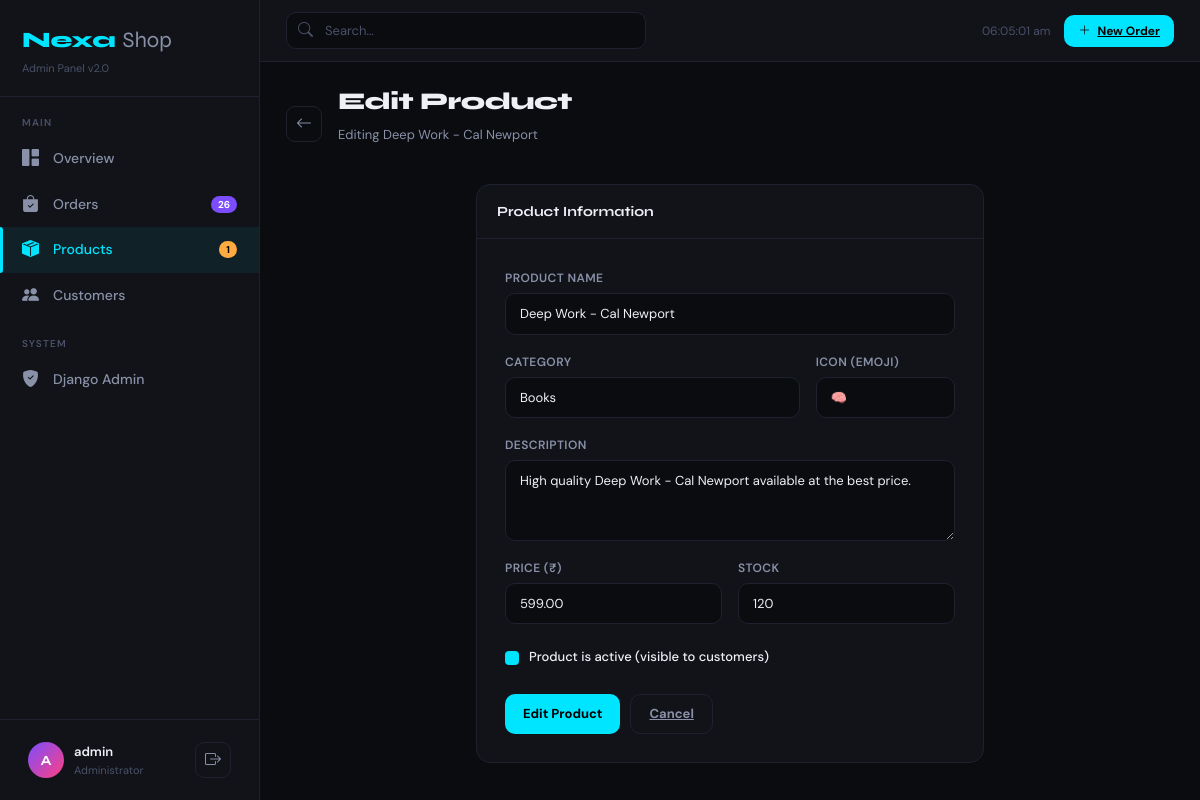
The app's page /products/25/edit/ (signed in) with its own data.
### dashboard/models.py (models this page shows, shortened)
class Product(models.Model):
    name = models.CharField(max_length=200)
    category = models.ForeignKey(Category, on_delete=models.SET_NULL, null=True, related_name='products')
    description = models.TextField(blank=True)
    price = models.DecimalField(max_digits=10, decimal_places=2)
    stock = models.PositiveIntegerField(default=0)
    icon = models.CharField(max_length=10, default='📦')
    is_active = models.BooleanField(default=True)
    created_at = models.DateTimeField(auto_now_add=True)
    updated_at = models.DateTimeField(auto_now=True)
    class Meta:
        ordering = ['-created_at']

### dashboard/views.py (the view)
# urls.py: path('products/<int:pk>/edit/', views.product_edit, name='product_edit'),
@login_required
def product_edit(request, pk):
    product = get_object_or_404(Product, pk=pk)
    form = ProductForm(instance=product)
    if request.method == 'POST':
        form = ProductForm(request.POST, instance=product)
        if form.is_valid():
            form.save()
            messages.success(request, 'Product updated!')
            return redirect('product_list')
    return render(request, 'products/form.html', {'page': 'products', 'form': form, 'action': 'Edit', 'product': product})

### dashboard/forms.py
class ProductForm(forms.ModelForm):
    class Meta:
        model = Product
        fields = ['name', 'category', 'description', 'price', 'stock', 'icon', 'is_active']
        widgets = {
            'name': forms.TextInput(attrs={'class': 'form-control'}),
            'category': forms.Select(attrs={'class': 'form-select'}),
            'description': forms.Textarea(attrs={'class': 'form-control', 'rows': 3}),
            'price': forms.NumberInput(attrs={'class': 'form-control', 'step': '0.01'}),
            'stock': forms.NumberInput(attrs={'class': 'form-control', 'min': 0}),
            'icon': forms.TextInput(attrs={'class': 'form-control', 'placeholder': '📦'}),
            'is_active': forms.CheckboxInput(attrs={'class': 'form-check-input'}),
        }

### dashboard/context_processors.py (called while the page is built)
def sidebar_context(request):
    return {
        'pending_orders': Order.objects.filter(status='pending').count(),
        'low_stock_products': Product.objects.filter(stock__lt=10).count(),
    }

### dashboard/models.py (called while the page is built)
    def __str__(self):
        return self.name

### templates/products/form.html (shortened to what this page needs)
{% extends "base.html" %}
{% block content %}
<div class="page-hdr anim">
  <div class="d-flex align-items-center gap-3">
    <a href="{% url 'product_list' %}" class="ib"><i class="bi bi-arrow-left"></i></a>
    <div><h1 class="page-title">{{ action }} Product</h1><p class="page-sub">{% if product %}Editing {{ product.name }}{% else %}Add a new product{% endif %}</p></div>
  </div>
</div>
<div class="row justify-content-center">
  <div class="col-lg-7">
    <div class="card-nx anim">
      <div class="card-head"><div class="card-title">Product Information</div></div>
      <div style="padding:28px">
        <form method="post">
          <div class="row g-3">
            <div class="col-12">
              <label class="form-label">Product Name</label>
              {{ form.name }}
            </div>
            <div class="col-md-8">
              <label class="form-label">Category</label>{{ form.category }}
            </div>
            <div class="col-md-4">
              <label class="form-label">Icon (emoji)</label>{{ form.icon }}
            </div>
            <div class="col-12">
              <label class="form-label">Description</label>{{ form.description }}
            </div>
            <div class="col-md-6">
              <label class="form-label">Price (&#8377;)</label>{{ form.price }}
            </div>
            <div class="col-md-6">
              <label class="form-label">Stock</label>{{ form.stock }}
            </div>
            <div class="col-12">
              <div class="form-check" style="display:flex;align-items:center;gap:10px;margin-top:4px">
                {{ form.is_active }}
                <label class="form-check-label" style="font-size:13px;color:var(--t1);text-transform:none;letter-spacing:0;font-weight:500">Product is active (visible to customers)</label>
              </div>
            </div>
          </div>
          <div style="display:flex;gap:10px;margin-top:24px">
            <button type="submit" class="btn-nx btn-primary-nx">{{ action }} Product</button>
            <a href="{% url 'product_list' %}" class="btn-nx btn-ghost">Cancel</a>
          </div>
        </form>
      </div>
    </div>
  </div>
</div>
{% endblock %}

### templates/base.html (shortened to what this page needs)
{% load static %}
<!DOCTYPE html>
<html lang="en">
<head>
<link href="https://cdn.jsdelivr.net/npm/bootstrap@5.3.0/dist/css/bootstrap.min.css" rel="stylesheet"/>
<link href="https://cdn.jsdelivr.net/npm/bootstrap-icons@1.11.3/font/bootstrap-icons.min.css" rel="stylesheet"/>
<link rel="stylesheet" href="{% static 'css/style.css' %}">
</head>
<body>
<aside class="sidebar" id="sidebar">
  <div class="sb-logo">
    <div class="brand">
      Nexa
      <span>Shop</span>
    </div>
    <small>Admin Panel v2.0</small>
  </div>
  <nav class="sb-nav">
    <div class="nav-lbl">Main</div>
    <a href="{% url 'dashboard' %}" class="nav-link {% if page == 'dashboard' %}active{% endif %}">
      <i class="bi bi-grid-1x2-fill"></i>
      Overview
    </a>
    <a href="{% url 'order_list' %}" class="nav-link {% if page == 'orders' %}active{% endif %}">
      <i class="bi bi-bag-check-fill"></i>Orders
      {% if pending_orders %}
      <span class="nav-badge">{{ pending_orders }}</span>
      {% endif %}
    </a>
    <a href="{% url 'product_list' %}" class="nav-link {% if page == 'products' %}active{% endif %}">
      <i class="bi bi-box-seam-fill"></i>Products
      {% if low_stock_products %}
      <span class="nav-badge warn">{{ low_stock_products }}</span>
      {% endif %}
    </a>
    <a href="{% url 'customer_list' %}" class="nav-link {% if page == 'customers' %}active{% endif %}">
      <i class="bi bi-people-fill"></i>
      Customers
    </a>
    <div class="nav-lbl">System</div>
    <a href="/admin/" class="nav-link" target="_blank">
      <i class="bi bi-shield-fill-check"></i>
      Django Admin
    </a>
  </nav>
  <div class="sb-footer">
    <div class="user-row">
      <div class="avatar">{{ request.user.username|first|upper }}</div>
      <div>
        <div style="font-weight:600;font-size:13px;color:var(--t1)">{{ request.user.username }}</div>
        <div style="font-size:11px;color:var(--t3)">Administrator</div>
      </div>
      <a href="{% url 'logout' %}" class="ms-auto ib" title="Logout">
        <i class="bi bi-box-arrow-right"></i>
      </a>
    </div>
  </div>
</aside>
<div class="main">
  <header class="topbar">
    <form class="search-wrap" method="get">
      <i class="bi bi-search"></i>
      <input name="q" type="search" placeholder="Search…" value="{{ request.GET.q }}"/>
    </form>
    <div class="topbar-right">
      <span style="font-size:12px;color:var(--t3);padding:0 8px" id="live-time"></span>
      <a href="{% url 'order_create' %}" class="btn-nx btn-primary-nx" style="font-size:12px;padding:7px 14px">
        <i class="bi bi-plus-lg"></i>
        New Order
      </a>
    </div>
  </header>
  <main class="page-body">
    {% block content %}{% endblock %}
  </main>
</div>
</body>
</html>

### records on screen
Product: name "Deep Work - Cal Newport", category "Books", icon "🧠", description "High quality Deep Work - Cal Newport available at the best price.", price "599.00", stock "120", is_active "☑"

### other values on screen
{{ pending_orders }} "26"
{{ low_stock_products }} "1"
{{ request.user.username|first|upper }} "A"
{{ request.user.username }} "admin"
{{ action }} "Edit"
